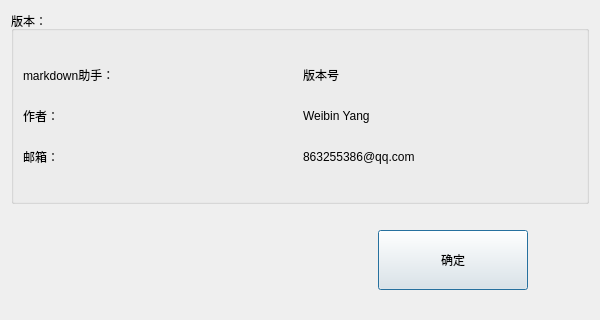
<?xml version="1.0" encoding="UTF-8"?>
<ui version="4.0">
 <class>AboutDialog</class>
 <widget class="QDialog" name="AboutDialog">
  <property name="geometry">
   <rect>
    <x>0</x>
    <y>0</y>
    <width>600</width>
    <height>320</height>
   </rect>
  </property>
  <property name="sizePolicy">
   <sizepolicy hsizetype="Fixed" vsizetype="Fixed">
    <horstretch>0</horstretch>
    <verstretch>0</verstretch>
   </sizepolicy>
  </property>
  <property name="windowTitle">
   <string>Dialog</string>
  </property>
  <layout class="QVBoxLayout" name="verticalLayout_3" stretch="10,1,2,1">
   <item>
    <widget class="QGroupBox" name="groupBox">
     <property name="title">
      <string>版本：</string>
     </property>
     <layout class="QVBoxLayout" name="verticalLayout_2">
      <item>
       <layout class="QVBoxLayout" name="verticalLayout">
        <item>
         <layout class="QHBoxLayout" name="horizontalLayout">
          <item>
           <widget class="QLabel" name="softNameLab">
            <property name="sizePolicy">
             <sizepolicy hsizetype="Expanding" vsizetype="Preferred">
              <horstretch>0</horstretch>
              <verstretch>0</verstretch>
             </sizepolicy>
            </property>
            <property name="minimumSize">
             <size>
              <width>0</width>
              <height>0</height>
             </size>
            </property>
            <property name="maximumSize">
             <size>
              <width>16777215</width>
              <height>35</height>
             </size>
            </property>
            <property name="text">
             <string>markdown助手：</string>
            </property>
            <property name="alignment">
             <set>Qt::AlignLeading|Qt::AlignLeft|Qt::AlignVCenter</set>
            </property>
           </widget>
          </item>
          <item>
           <widget class="QLabel" name="versionLab">
            <property name="sizePolicy">
             <sizepolicy hsizetype="Expanding" vsizetype="Preferred">
              <horstretch>0</horstretch>
              <verstretch>0</verstretch>
             </sizepolicy>
            </property>
            <property name="minimumSize">
             <size>
              <width>0</width>
              <height>0</height>
             </size>
            </property>
            <property name="maximumSize">
             <size>
              <width>16777215</width>
              <height>35</height>
             </size>
            </property>
            <property name="text">
             <string>版本号</string>
            </property>
            <property name="alignment">
             <set>Qt::AlignLeading|Qt::AlignLeft|Qt::AlignVCenter</set>
            </property>
           </widget>
          </item>
         </layout>
        </item>
        <item>
         <layout class="QHBoxLayout" name="horizontalLayout_2">
          <item>
           <widget class="QLabel" name="softNameLab_2">
            <property name="sizePolicy">
             <sizepolicy hsizetype="Expanding" vsizetype="Preferred">
              <horstretch>0</horstretch>
              <verstretch>0</verstretch>
             </sizepolicy>
            </property>
            <property name="minimumSize">
             <size>
              <width>0</width>
              <height>0</height>
             </size>
            </property>
            <property name="maximumSize">
             <size>
              <width>16777215</width>
              <height>35</height>
             </size>
            </property>
            <property name="text">
             <string>作者：</string>
            </property>
            <property name="alignment">
             <set>Qt::AlignLeading|Qt::AlignLeft|Qt::AlignVCenter</set>
            </property>
           </widget>
          </item>
          <item>
           <widget class="QLabel" name="softNameLab_3">
            <property name="sizePolicy">
             <sizepolicy hsizetype="Expanding" vsizetype="Preferred">
              <horstretch>0</horstretch>
              <verstretch>0</verstretch>
             </sizepolicy>
            </property>
            <property name="minimumSize">
             <size>
              <width>0</width>
              <height>0</height>
             </size>
            </property>
            <property name="maximumSize">
             <size>
              <width>16777215</width>
              <height>35</height>
             </size>
            </property>
            <property name="text">
             <string>Weibin Yang</string>
            </property>
            <property name="alignment">
             <set>Qt::AlignLeading|Qt::AlignLeft|Qt::AlignVCenter</set>
            </property>
           </widget>
          </item>
         </layout>
        </item>
        <item>
         <layout class="QHBoxLayout" name="horizontalLayout_3">
          <item>
           <widget class="QLabel" name="softNameLab_4">
            <property name="sizePolicy">
             <sizepolicy hsizetype="Expanding" vsizetype="Preferred">
              <horstretch>0</horstretch>
              <verstretch>0</verstretch>
             </sizepolicy>
            </property>
            <property name="minimumSize">
             <size>
              <width>0</width>
              <height>0</height>
             </size>
            </property>
            <property name="maximumSize">
             <size>
              <width>16777215</width>
              <height>35</height>
             </size>
            </property>
            <property name="text">
             <string>邮箱：</string>
            </property>
            <property name="alignment">
             <set>Qt::AlignLeading|Qt::AlignLeft|Qt::AlignVCenter</set>
            </property>
           </widget>
          </item>
          <item>
           <widget class="QLabel" name="softNameLab_5">
            <property name="sizePolicy">
             <sizepolicy hsizetype="Expanding" vsizetype="Preferred">
              <horstretch>0</horstretch>
              <verstretch>0</verstretch>
             </sizepolicy>
            </property>
            <property name="minimumSize">
             <size>
              <width>0</width>
              <height>0</height>
             </size>
            </property>
            <property name="maximumSize">
             <size>
              <width>16777215</width>
              <height>35</height>
             </size>
            </property>
            <property name="text">
             <string>863255386@qq.com</string>
            </property>
            <property name="alignment">
             <set>Qt::AlignLeading|Qt::AlignLeft|Qt::AlignVCenter</set>
            </property>
           </widget>
          </item>
         </layout>
        </item>
       </layout>
      </item>
     </layout>
    </widget>
   </item>
   <item>
    <spacer name="verticalSpacer_2">
     <property name="orientation">
      <enum>Qt::Vertical</enum>
     </property>
     <property name="sizeHint" stdset="0">
      <size>
       <width>20</width>
       <height>40</height>
      </size>
     </property>
    </spacer>
   </item>
   <item>
    <layout class="QHBoxLayout" name="horizontalLayout_4" stretch="6,2,1">
     <item>
      <spacer name="horizontalSpacer">
       <property name="orientation">
        <enum>Qt::Horizontal</enum>
       </property>
       <property name="sizeHint" stdset="0">
        <size>
         <width>40</width>
         <height>20</height>
        </size>
       </property>
      </spacer>
     </item>
     <item>
      <widget class="QPushButton" name="okPbn">
       <property name="sizePolicy">
        <sizepolicy hsizetype="Fixed" vsizetype="Fixed">
         <horstretch>0</horstretch>
         <verstretch>0</verstretch>
        </sizepolicy>
       </property>
       <property name="minimumSize">
        <size>
         <width>150</width>
         <height>60</height>
        </size>
       </property>
       <property name="maximumSize">
        <size>
         <width>150</width>
         <height>60</height>
        </size>
       </property>
       <property name="text">
        <string>确定</string>
       </property>
      </widget>
     </item>
     <item>
      <spacer name="horizontalSpacer_2">
       <property name="orientation">
        <enum>Qt::Horizontal</enum>
       </property>
       <property name="sizeHint" stdset="0">
        <size>
         <width>40</width>
         <height>20</height>
        </size>
       </property>
      </spacer>
     </item>
    </layout>
   </item>
   <item>
    <spacer name="verticalSpacer">
     <property name="orientation">
      <enum>Qt::Vertical</enum>
     </property>
     <property name="sizeHint" stdset="0">
      <size>
       <width>20</width>
       <height>40</height>
      </size>
     </property>
    </spacer>
   </item>
  </layout>
 </widget>
 <resources/>
 <connections/>
</ui>
